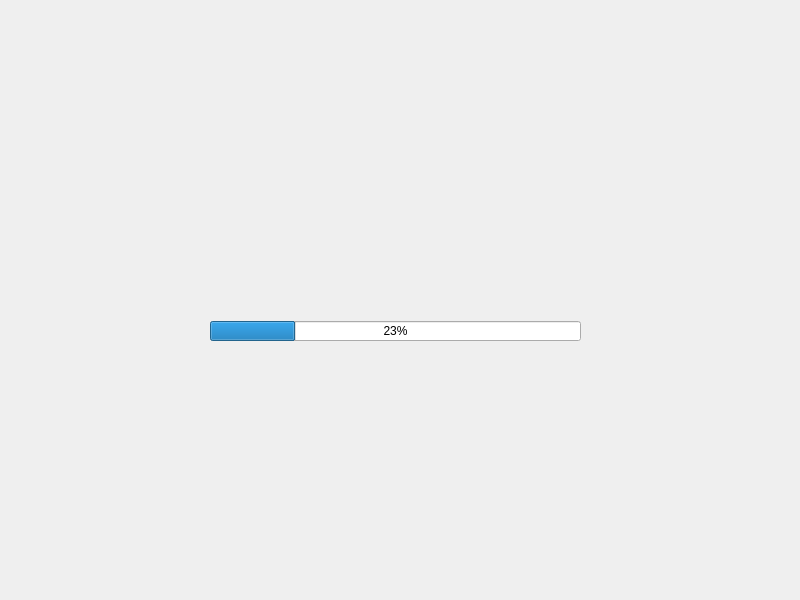
<?xml version="1.0" encoding="UTF-8"?>
<ui version="4.0">
 <class>Widget</class>
 <widget class="QWidget" name="Widget">
  <property name="geometry">
   <rect>
    <x>0</x>
    <y>0</y>
    <width>800</width>
    <height>600</height>
   </rect>
  </property>
  <property name="windowTitle">
   <string>Widget</string>
  </property>
  <widget class="QProgressBar" name="progressBar">
   <property name="geometry">
    <rect>
     <x>210</x>
     <y>321</y>
     <width>371</width>
     <height>20</height>
    </rect>
   </property>
   <property name="styleSheet">
    <string notr="true">QProgressBar::chunk {background: blue};</string>
   </property>
   <property name="value">
    <number>23</number>
   </property>
   <property name="alignment">
    <set>Qt::AlignCenter</set>
   </property>
   <property name="textVisible">
    <bool>true</bool>
   </property>
  </widget>
 </widget>
 <resources/>
 <connections/>
</ui>
